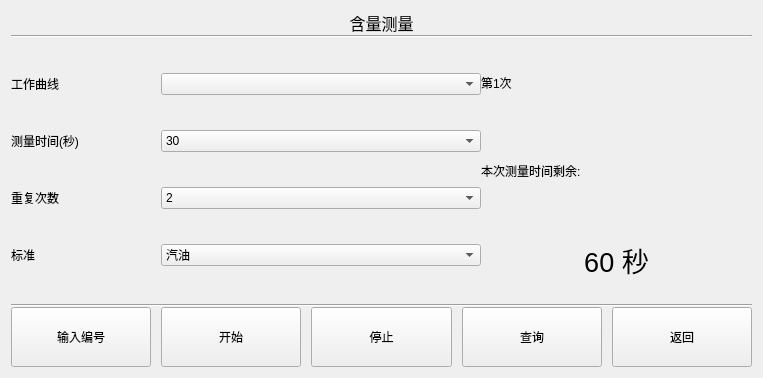
<?xml version="1.0" encoding="UTF-8"?>
<ui version="4.0">
 <class>sampleMeasurement</class>
 <widget class="QWidget" name="sampleMeasurement">
  <property name="geometry">
   <rect>
    <x>0</x>
    <y>0</y>
    <width>763</width>
    <height>378</height>
   </rect>
  </property>
  <property name="windowTitle">
   <string>Form</string>
  </property>
  <layout class="QGridLayout" name="gridLayout_2">
   <item row="0" column="0">
    <layout class="QVBoxLayout" name="verticalLayout_2">
     <property name="spacing">
      <number>0</number>
     </property>
     <item>
      <widget class="QLabel" name="label">
       <property name="sizePolicy">
        <sizepolicy hsizetype="Preferred" vsizetype="Maximum">
         <horstretch>0</horstretch>
         <verstretch>0</verstretch>
        </sizepolicy>
       </property>
       <property name="font">
        <font>
         <pointsize>12</pointsize>
        </font>
       </property>
       <property name="text">
        <string>含量测量</string>
       </property>
       <property name="alignment">
        <set>Qt::AlignCenter</set>
       </property>
       <property name="margin">
        <number>0</number>
       </property>
      </widget>
     </item>
     <item>
      <widget class="Line" name="line">
       <property name="orientation">
        <enum>Qt::Horizontal</enum>
       </property>
      </widget>
     </item>
     <item>
      <layout class="QHBoxLayout" name="horizontalLayout_2" stretch="3,1">
       <item>
        <layout class="QGridLayout" name="gridLayout">
         <property name="spacing">
          <number>0</number>
         </property>
         <item row="1" column="0">
          <widget class="QLabel" name="label_3">
           <property name="maximumSize">
            <size>
             <width>150</width>
             <height>16777215</height>
            </size>
           </property>
           <property name="text">
            <string>测量时间(秒)</string>
           </property>
          </widget>
         </item>
         <item row="1" column="1">
          <widget class="QComboBox" name="comboBox_time">
           <property name="sizePolicy">
            <sizepolicy hsizetype="Preferred" vsizetype="Fixed">
             <horstretch>0</horstretch>
             <verstretch>0</verstretch>
            </sizepolicy>
           </property>
           <property name="maximumSize">
            <size>
             <width>320</width>
             <height>16777215</height>
            </size>
           </property>
           <item>
            <property name="text">
             <string>30</string>
            </property>
           </item>
           <item>
            <property name="text">
             <string>60</string>
            </property>
           </item>
           <item>
            <property name="text">
             <string>120</string>
            </property>
           </item>
           <item>
            <property name="text">
             <string>240</string>
            </property>
           </item>
           <item>
            <property name="text">
             <string>480</string>
            </property>
           </item>
          </widget>
         </item>
         <item row="3" column="0">
          <widget class="QLabel" name="label_5">
           <property name="maximumSize">
            <size>
             <width>150</width>
             <height>16777215</height>
            </size>
           </property>
           <property name="text">
            <string>标准</string>
           </property>
          </widget>
         </item>
         <item row="3" column="1">
          <widget class="QComboBox" name="comboBox_standard">
           <property name="sizePolicy">
            <sizepolicy hsizetype="Preferred" vsizetype="Fixed">
             <horstretch>0</horstretch>
             <verstretch>0</verstretch>
            </sizepolicy>
           </property>
           <property name="maximumSize">
            <size>
             <width>320</width>
             <height>16777215</height>
            </size>
           </property>
           <item>
            <property name="text">
             <string>汽油</string>
            </property>
           </item>
           <item>
            <property name="text">
             <string>柴油</string>
            </property>
           </item>
           <item>
            <property name="text">
             <string>石油</string>
            </property>
           </item>
           <item>
            <property name="text">
             <string>其他</string>
            </property>
           </item>
          </widget>
         </item>
         <item row="2" column="1">
          <widget class="QComboBox" name="comboBox_count">
           <property name="sizePolicy">
            <sizepolicy hsizetype="Preferred" vsizetype="Fixed">
             <horstretch>0</horstretch>
             <verstretch>0</verstretch>
            </sizepolicy>
           </property>
           <property name="maximumSize">
            <size>
             <width>320</width>
             <height>16777215</height>
            </size>
           </property>
           <item>
            <property name="text">
             <string>2</string>
            </property>
           </item>
           <item>
            <property name="text">
             <string>3</string>
            </property>
           </item>
           <item>
            <property name="text">
             <string>5</string>
            </property>
           </item>
           <item>
            <property name="text">
             <string>10</string>
            </property>
           </item>
           <item>
            <property name="text">
             <string>50</string>
            </property>
           </item>
          </widget>
         </item>
         <item row="0" column="0">
          <widget class="QLabel" name="label_2">
           <property name="maximumSize">
            <size>
             <width>150</width>
             <height>16777215</height>
            </size>
           </property>
           <property name="text">
            <string>工作曲线</string>
           </property>
          </widget>
         </item>
         <item row="2" column="0">
          <widget class="QLabel" name="label_4">
           <property name="maximumSize">
            <size>
             <width>150</width>
             <height>16777215</height>
            </size>
           </property>
           <property name="text">
            <string>重复次数</string>
           </property>
          </widget>
         </item>
         <item row="0" column="1">
          <widget class="QComboBox" name="comboBo_queue">
           <property name="sizePolicy">
            <sizepolicy hsizetype="Preferred" vsizetype="Fixed">
             <horstretch>0</horstretch>
             <verstretch>0</verstretch>
            </sizepolicy>
           </property>
           <property name="maximumSize">
            <size>
             <width>320</width>
             <height>16777215</height>
            </size>
           </property>
          </widget>
         </item>
        </layout>
       </item>
       <item>
        <layout class="QVBoxLayout" name="verticalLayout">
         <item>
          <widget class="QLabel" name="label_count">
           <property name="text">
            <string>第1次</string>
           </property>
          </widget>
         </item>
         <item>
          <widget class="QLabel" name="label_rest">
           <property name="text">
            <string>本次测量时间剩余:</string>
           </property>
           <property name="alignment">
            <set>Qt::AlignLeading|Qt::AlignLeft|Qt::AlignVCenter</set>
           </property>
          </widget>
         </item>
         <item>
          <widget class="QLabel" name="label_second">
           <property name="font">
            <font>
             <pointsize>20</pointsize>
            </font>
           </property>
           <property name="text">
            <string>60 秒</string>
           </property>
           <property name="alignment">
            <set>Qt::AlignCenter</set>
           </property>
          </widget>
         </item>
        </layout>
       </item>
      </layout>
     </item>
     <item>
      <widget class="Line" name="line_2">
       <property name="orientation">
        <enum>Qt::Horizontal</enum>
       </property>
      </widget>
     </item>
     <item>
      <layout class="QHBoxLayout" name="horizontalLayout_3">
       <property name="spacing">
        <number>10</number>
       </property>
       <item>
        <widget class="QPushButton" name="b_input_serial">
         <property name="sizePolicy">
          <sizepolicy hsizetype="Preferred" vsizetype="Fixed">
           <horstretch>0</horstretch>
           <verstretch>0</verstretch>
          </sizepolicy>
         </property>
         <property name="minimumSize">
          <size>
           <width>0</width>
           <height>50</height>
          </size>
         </property>
         <property name="maximumSize">
          <size>
           <width>16777215</width>
           <height>60</height>
          </size>
         </property>
         <property name="text">
          <string>输入编号</string>
         </property>
        </widget>
       </item>
       <item>
        <widget class="QPushButton" name="pushButton">
         <property name="sizePolicy">
          <sizepolicy hsizetype="Preferred" vsizetype="Fixed">
           <horstretch>0</horstretch>
           <verstretch>0</verstretch>
          </sizepolicy>
         </property>
         <property name="minimumSize">
          <size>
           <width>0</width>
           <height>50</height>
          </size>
         </property>
         <property name="maximumSize">
          <size>
           <width>16777215</width>
           <height>60</height>
          </size>
         </property>
         <property name="styleSheet">
          <string notr="true"/>
         </property>
         <property name="text">
          <string>开始</string>
         </property>
        </widget>
       </item>
       <item>
        <widget class="QPushButton" name="pushButton_2">
         <property name="sizePolicy">
          <sizepolicy hsizetype="Preferred" vsizetype="Fixed">
           <horstretch>0</horstretch>
           <verstretch>0</verstretch>
          </sizepolicy>
         </property>
         <property name="minimumSize">
          <size>
           <width>0</width>
           <height>50</height>
          </size>
         </property>
         <property name="maximumSize">
          <size>
           <width>16777215</width>
           <height>60</height>
          </size>
         </property>
         <property name="text">
          <string>停止</string>
         </property>
        </widget>
       </item>
       <item>
        <widget class="QPushButton" name="pushButton_4">
         <property name="sizePolicy">
          <sizepolicy hsizetype="Preferred" vsizetype="Fixed">
           <horstretch>0</horstretch>
           <verstretch>0</verstretch>
          </sizepolicy>
         </property>
         <property name="minimumSize">
          <size>
           <width>0</width>
           <height>50</height>
          </size>
         </property>
         <property name="maximumSize">
          <size>
           <width>16777215</width>
           <height>60</height>
          </size>
         </property>
         <property name="text">
          <string>查询</string>
         </property>
        </widget>
       </item>
       <item>
        <widget class="QPushButton" name="pushButton_3">
         <property name="sizePolicy">
          <sizepolicy hsizetype="Preferred" vsizetype="Fixed">
           <horstretch>0</horstretch>
           <verstretch>0</verstretch>
          </sizepolicy>
         </property>
         <property name="minimumSize">
          <size>
           <width>0</width>
           <height>50</height>
          </size>
         </property>
         <property name="maximumSize">
          <size>
           <width>16777215</width>
           <height>60</height>
          </size>
         </property>
         <property name="text">
          <string>返回</string>
         </property>
        </widget>
       </item>
      </layout>
     </item>
     <item>
      <layout class="QHBoxLayout" name="horizontalLayout">
       <item>
        <widget class="issample" name="widget" native="true">
         <property name="sizePolicy">
          <sizepolicy hsizetype="Preferred" vsizetype="Maximum">
           <horstretch>0</horstretch>
           <verstretch>0</verstretch>
          </sizepolicy>
         </property>
        </widget>
       </item>
       <item>
        <widget class="ispreheat" name="widget_2" native="true">
         <property name="sizePolicy">
          <sizepolicy hsizetype="Preferred" vsizetype="Maximum">
           <horstretch>0</horstretch>
           <verstretch>0</verstretch>
          </sizepolicy>
         </property>
        </widget>
       </item>
       <item>
        <widget class="date_widget" name="widget_3" native="true">
         <property name="sizePolicy">
          <sizepolicy hsizetype="Preferred" vsizetype="Maximum">
           <horstretch>0</horstretch>
           <verstretch>0</verstretch>
          </sizepolicy>
         </property>
        </widget>
       </item>
      </layout>
     </item>
    </layout>
   </item>
  </layout>
 </widget>
 <customwidgets>
  <customwidget>
   <class>date_widget</class>
   <extends>QWidget</extends>
   <header>date_widget.h</header>
   <container>1</container>
  </customwidget>
  <customwidget>
   <class>issample</class>
   <extends>QWidget</extends>
   <header>issample.h</header>
   <container>1</container>
  </customwidget>
  <customwidget>
   <class>ispreheat</class>
   <extends>QWidget</extends>
   <header>ispreheat.h</header>
   <container>1</container>
  </customwidget>
 </customwidgets>
 <resources/>
 <connections/>
</ui>
